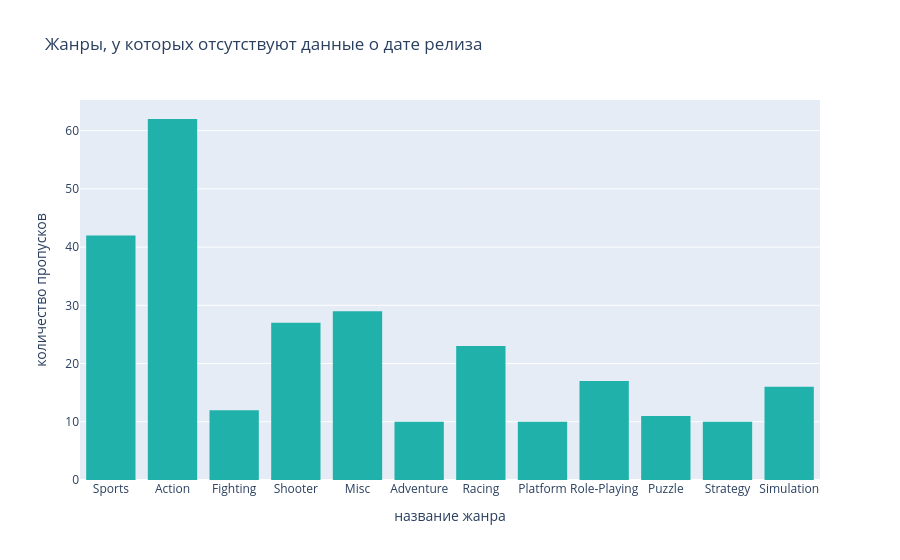

Write notebook code for a chart like this one.
### Code cell
#Жанры, у которых отсутствуют данные о дате релиза

missing_year_genres = data.query('year_of_release.isna()').genre.reset_index()

trace = go.Histogram(
    x=missing_year_genres.genre,
    marker_color='lightseagreen',
    nbinsx=100)

layout = {'title': 'Жанры, у которых отсутствуют данные о дате релиза',
          'xaxis': {'title': 'название жанра'},
          'yaxis': {'title': 'количество пропусков'}}
         
fig = go.Figure(data=trace, layout=layout)
fig.show()

### Figure 1 — Plotly figure (JSON) as saved in the notebook; plotly's stock layout.template omitted (floating-point values rounded to 4 significant figures; data arrays with more than 128 entries replaced by an {"elided": "..."} marker saying what was removed)
{"data": [{"marker": {"color": "lightseagreen"}, "nbinsx": 100, "type": "histogram", "x": {"elided": "269 str values"}}], "layout": {"title": {"text": "Жанры, у которых отсутствуют данные о дате релиза"}, "xaxis": {"title": {"text": "название жанра"}}, "yaxis": {"title": {"text": "количество пропусков"}}}}
